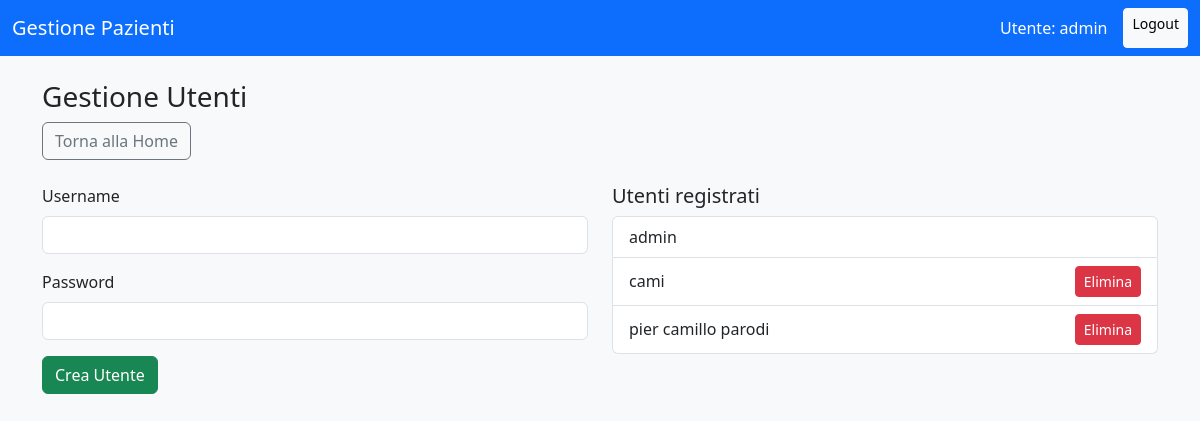
/utenti (signed in), run on the app's committed database.
### app.py (models this page shows)
class User(db.Model):
    id = db.Column(db.Integer, primary_key=True)
    username = db.Column(db.String(80), unique=True, nullable=False)
    password_hash = db.Column(db.String(255), nullable=False)

### app.py (the view)
@app.route('/utenti')
def utenti():
    if 'user' not in session:
        return redirect(url_for('login'))
    utenti = User.query.all()
    return render_template('utenti.html', utenti=utenti)

### templates/utenti.html (shortened to what this page needs)
{% extends 'base.html' %}
{% block content %}
<h3>Gestione Utenti</h3>
<a href="{{ url_for('index') }}" class="btn btn-outline-secondary mb-4">Torna alla Home</a>
<div class="row">
  <div class="col-md-6">
    <form method="post" action="{{ url_for('add_user') }}">
      <div class="mb-3">
        <label class="form-label">Username</label>
        <input class="form-control" type="text" name="username" required>
      </div>
      <div class="mb-3">
        <label class="form-label">Password</label>
        <input class="form-control" type="password" name="password" required>
      </div>
      <button class="btn btn-success">Crea Utente</button>
    </form>
  </div>
  <div class="col-md-6">
    <h5>Utenti registrati</h5>
    <ul class="list-group">
      {% for u in utenti %}
        <li class="list-group-item d-flex justify-content-between align-items-center">
          {{ u.username }}
          {% if u.username != 'admin' %}
            <a class="btn btn-sm btn-danger" href="{{ url_for('delete_user', uid=u.id) }}">Elimina</a>
          {% endif %}
        </li>
      {% endfor %}
    </ul>
  </div>
</div>
{% endblock %}

### templates/base.html (shortened to what this page needs)
<!DOCTYPE html>
<html lang="it">
<head>
  <link href="https://cdn.jsdelivr.net/npm/bootstrap@5.3.2/dist/css/bootstrap.min.css" rel="stylesheet">
</head>
<body class="bg-light">
  <nav class="navbar navbar-expand-lg navbar-dark bg-primary mb-4">
    <div class="container-fluid">
      <span class="navbar-brand">Gestione Pazienti</span>
      {% if session.get('user') %}
        <div class="d-flex">
          <span class="navbar-text text-white me-3">Utente: {{ session['user'] }}</span>
          <a href="{{ url_for('logout') }}" class="btn btn-light btn-sm">Logout</a>
        </div>
      {% endif %}
    </div>
  </nav>
  <div class="container">
    {% block content %}{% endblock %}
  </div>
</body>
</html>

### data on the page
User: user "admin", username "admin"
User: username "cami"
User: username "pier camillo parodi"
